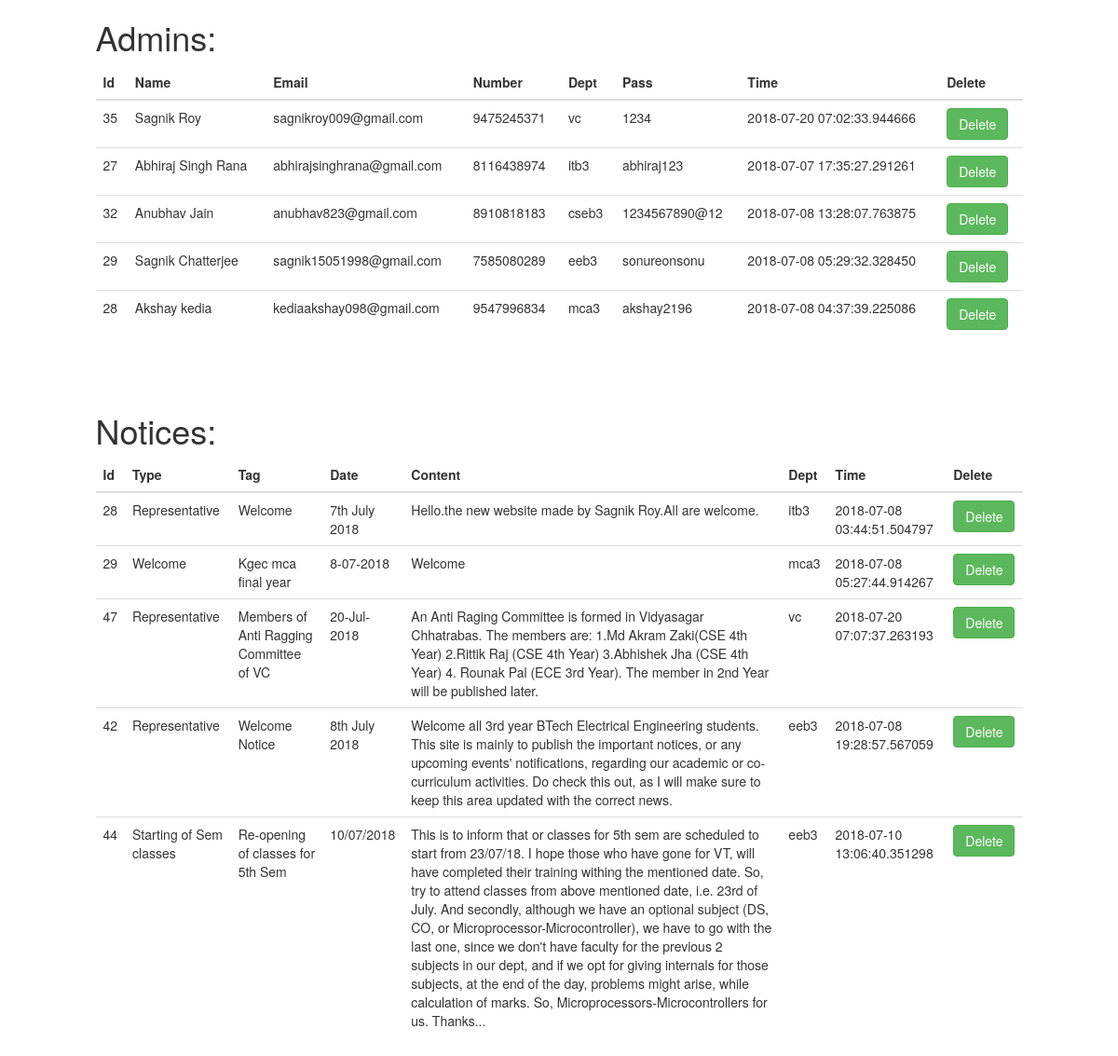
Page /admin/supersu.php on the committed database.
### tables this page shows
CREATE TABLE IF NOT EXISTS `notice` (
  `id` int(100) NOT NULL AUTO_INCREMENT,
  `type` varchar(100) NOT NULL,
  `tag` longtext NOT NULL,
  `date` varchar(100) NOT NULL,
  `content` longtext NOT NULL,
  `dept` varchar(100) NOT NULL,
  `dept1` varchar(100) NOT NULL,
  `time` timestamp(6) NOT NULL DEFAULT CURRENT_TIMESTAMP(6),
  PRIMARY KEY (`id`)
);

### admin/supersu.php (the view, shortened to what this page needs)
<?php
include('../php/connection.php');
$query="SELECT * FROM `admin`";
$res=mysqli_query($conn,$query);
$query1="SELECT * FROM `notice`";
$res1=mysqli_query($conn,$query1);
?>
<!DOCTYPE html>
<html>
<head>
	<link rel="stylesheet" href="https://maxcdn.bootstrapcdn.com/bootstrap/3.3.7/css/bootstrap.min.css">
</head>
<body>
	<div class="row">
		<div class="col-md-10">
		<h1>Admins:</h1>
  <table class="table table-hover">
    <thead>
      <tr>
        <th>Id</th>
        <th>Name</th>
        <th>Email</th>
        <th>Number</th>
        <th>Dept</th>
        <th>Pass</th>
        <th>Time</th>
        <th>Delete</th>
      </tr>
    </thead>
    <tbody>
    	<?php while($row=mysqli_fetch_array($res))
    	{
    	?>
      <tr>
        <td><?php echo $row['id']; ?></td>
        <td><?php echo $row['name']; ?></td>
        <td><?php echo $row['email']; ?></td>
        <td><?php echo $row['number']; ?></td>
        <td><?php echo $row['dept']; ?></td>
        <td><?php echo $row['pass']; ?></td>
        <td><?php echo $row['time']; ?></td>
        <td><a href="supersudelusr.php?id=<?php echo $row['id']; ?>"><button class="btn btn-success">Delete</button></a></td>
      </tr>
      <?php } ?>
    </tbody>
  </table>
  </div>
	</div>
<br><br>
<div class="row">
		<div class="col-sm-1"></div>
		<div class="col-md-10">
		<h1>Notices:</h1>
  <table class="table table-hover">
    <thead>
      <tr>
        <th>Id</th>
        <th>Type</th>
        <th>Tag</th>
        <th>Date</th>
        <th>Content</th>
        <th>Dept</th>
        <th>Time</th>
        <th>Delete</th>
      </tr>
    </thead>
    <tbody>
    	<?php while($row1=mysqli_fetch_array($res1))
    	{
    	?>
      <tr>
        <td><?php echo $row1['id']; ?></td>
        <td><?php echo $row1['type']; ?></td>
        <td><?php echo $row1['tag']; ?></td>
        <td><?php echo $row1['date']; ?></td>
        <td><?php echo $row1['content']; ?></td>
        <td><?php echo $row1['dept']; ?></td>
        <td><?php echo $row1['time']; ?></td>
        <td><a href="supersudelnot.php?id=<?php echo $row1['id']; ?>"><button class="btn btn-success">Delete</button></a></td>
      </tr>
      <?php } ?>
    </tbody>
  </table>
  </div>
	</div>
</body>
</html>

### rows in the picture
notice: id "28", type "Representative", tag "Welcome", date "7th July 2018", content "Hello.the new website made by Sagnik Roy.All are welcome.", dept "itb3", time "2018-07-08 03:44:51.504797"
notice: id "29", type "Welcome", tag "Kgec mca final year", date "8-07-2018", content "Welcome", dept "mca3", time "2018-07-08 05:27:44.914267"
notice: id "47", type "Representative", tag "Members of Anti Ragging Committee of VC", date "20-Jul-2018", content "An Anti Raging Committee is formed in Vidyasagar Chhatrabas. The members are: 1.Md Akram Zaki(CSE 4th Year) 2.Rittik Raj (CSE 4th Year) 3.Abhishek Jha (CSE 4th Year) 4. Rounak Pal (ECE 3rd Year). The member in 2nd Year will be published later.", dept "vc", time "2018-07-20 07:07:37.263193"
notice: id "42", type "Representative", tag "Welcome Notice", date "8th July 2018", content "Welcome all 3rd year BTech Electrical Engineering students. This site is mainly to publish the important notices, or any upcoming events' notifications, regarding our academic or co-curriculum activities. Do check this out, as I will make sure to keep this area updated with the correct news.", dept "eeb3", time "2018-07-08 19:28:57.567059"
notice: id "44", type "Starting of Sem classes", tag "Re-opening of classes for 5th Sem", date "10/07/2018", content "This is to inform that or classes for 5th sem are scheduled to start from 23/07/18. I hope those who have gone for VT, will have completed their training withing the mentioned date. So, try to attend classes from above mentioned date, i.e. 23rd of July. And secondly, although we have an optional subject (DS, CO, or Microprocessor-Microcontroller), we have to go with the last one, since we don't have faculty for the previous 2 subjects in our dept, and if we opt for giving internals for those subjects, at the end of the day, problems might arise, while calculation of marks. So, Microprocessors-Microcontrollers for us. Thanks...", dept "eeb3", time "2018-07-10 13:06:40.351298"

### other values in the picture
$row['id'] "35"
$row['name'] "Sagnik Roy"
$row['email'] "sagnikroy009@gmail.com"
$row['number'] "9475245371"
$row['dept'] "vc"
$row['pass'] "1234"
$row['time'] "2018-07-20 07:02:33.944666"
$row['id'] "27"
$row['name'] "Abhiraj Singh Rana"
$row['email'] "abhirajsinghrana@gmail.com"
$row['number'] "8116438974"
$row['dept'] "itb3"
$row['pass'] "abhiraj123"
$row['time'] "2018-07-07 17:35:27.291261"
$row['id'] "32"
